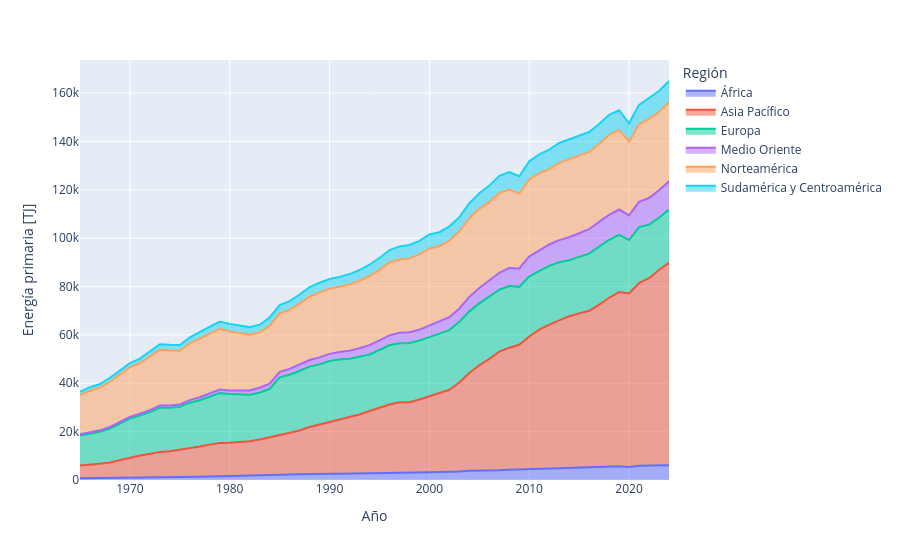

This figure's notebook cell:
### Code cell
#| label: fig-primaria-region-abs
#| fig-cap: "Consumo de energía primaria por región (valores absolutos)"
f = "../data/primary-energy-consumption-by-region.csv"
df2 = pd.read_csv(f)
region_mapping = {
    'Africa (EI)': 'África',
    'Asia Pacific (EI)': 'Asia Pacífico',
    'Europe (EI)': 'Europa',
    'Middle East (EI)': 'Medio Oriente',
    'North America (EI)': 'Norteamérica',
    'South and Central America (EI)': 'Sudamérica y Centroamérica'
}
df2['Entity'] = df2['Entity'].replace(region_mapping)
fig = px.area(df2, x='Year', y='Primary energy consumption', color='Entity', labels={'Year': 'Año', 'Primary energy consumption': 'Energía primaria [TJ]', 'Entity': 'Región'})
fig.update_layout(hovermode='x unified')
fig.show()
